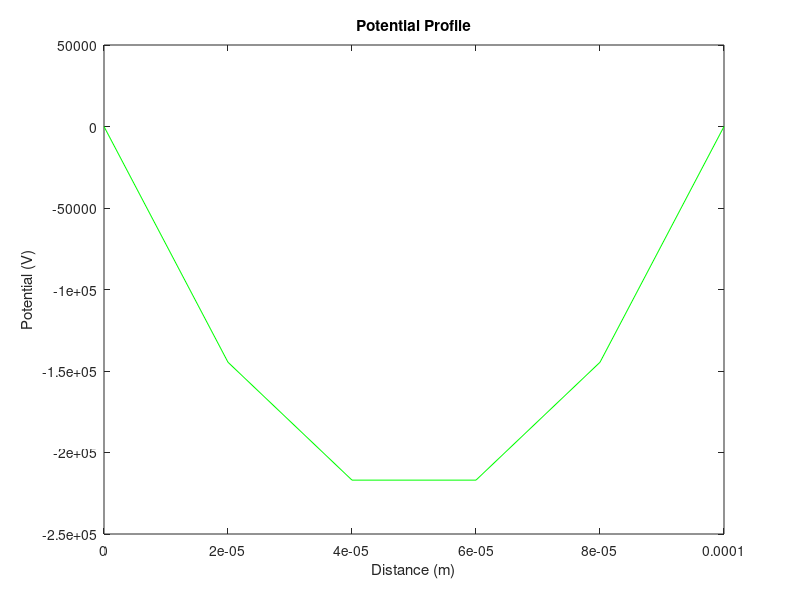

The MATLAB source for this figure:
prompt = 'Give the number of steps (eg 100)';
n = input(prompt) + 1;
if isempty(n)
    n = 101;
end
%disp(n);
q = 1.6e-19;
h = 100e-6/(n-1);
epsilon = 8.85e-12;

A = full(gallery('tridiag',n,1,-2,1));
A (1,:) = 0;
A (n, :) = 0;
A (1,1) = 1;
A (n,n) = 1;

b = ones(n,1);
b = b*((q*(1e22)*(h^2))/epsilon);
b(1) = 0;
b(n) = 1;
%disp(b);
%b((n-1)*3/5 + 1) = +1129.9;

x = A\b;
%x = inv(A)*b;
y = 0:100e-6/(n-1):100e-6;
plot(y,x,'g-');
title('Potential Profile');
ylabel('Potential (V)');
xlabel('Distance (m)');

